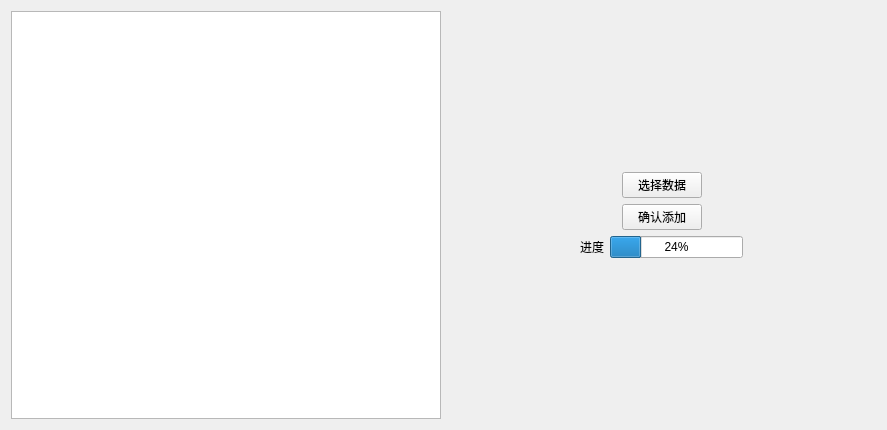
<?xml version="1.0" encoding="UTF-8"?>
<ui version="4.0">
 <class>AddWidget</class>
 <widget class="QWidget" name="AddWidget">
  <property name="geometry">
   <rect>
    <x>0</x>
    <y>0</y>
    <width>887</width>
    <height>430</height>
   </rect>
  </property>
  <property name="windowTitle">
   <string>Form</string>
  </property>
  <layout class="QHBoxLayout" name="horizontalLayout_4">
   <item>
    <widget class="QTableView" name="tableView"/>
   </item>
   <item>
    <layout class="QVBoxLayout" name="verticalLayout">
     <item>
      <spacer name="verticalSpacer">
       <property name="orientation">
        <enum>Qt::Vertical</enum>
       </property>
       <property name="sizeHint" stdset="0">
        <size>
         <width>20</width>
         <height>40</height>
        </size>
       </property>
      </spacer>
     </item>
     <item>
      <layout class="QHBoxLayout" name="horizontalLayout">
       <item>
        <spacer name="horizontalSpacer">
         <property name="orientation">
          <enum>Qt::Horizontal</enum>
         </property>
         <property name="sizeHint" stdset="0">
          <size>
           <width>40</width>
           <height>20</height>
          </size>
         </property>
        </spacer>
       </item>
       <item>
        <widget class="QPushButton" name="pushButton">
         <property name="text">
          <string>选择数据</string>
         </property>
        </widget>
       </item>
       <item>
        <spacer name="horizontalSpacer_2">
         <property name="orientation">
          <enum>Qt::Horizontal</enum>
         </property>
         <property name="sizeHint" stdset="0">
          <size>
           <width>40</width>
           <height>20</height>
          </size>
         </property>
        </spacer>
       </item>
      </layout>
     </item>
     <item>
      <layout class="QHBoxLayout" name="horizontalLayout_3">
       <item>
        <spacer name="horizontalSpacer_5">
         <property name="orientation">
          <enum>Qt::Horizontal</enum>
         </property>
         <property name="sizeHint" stdset="0">
          <size>
           <width>40</width>
           <height>20</height>
          </size>
         </property>
        </spacer>
       </item>
       <item>
        <widget class="QPushButton" name="pushButton_2">
         <property name="text">
          <string>确认添加</string>
         </property>
        </widget>
       </item>
       <item>
        <spacer name="horizontalSpacer_6">
         <property name="orientation">
          <enum>Qt::Horizontal</enum>
         </property>
         <property name="sizeHint" stdset="0">
          <size>
           <width>40</width>
           <height>20</height>
          </size>
         </property>
        </spacer>
       </item>
      </layout>
     </item>
     <item>
      <layout class="QHBoxLayout" name="horizontalLayout_2">
       <item>
        <spacer name="horizontalSpacer_3">
         <property name="orientation">
          <enum>Qt::Horizontal</enum>
         </property>
         <property name="sizeHint" stdset="0">
          <size>
           <width>40</width>
           <height>20</height>
          </size>
         </property>
        </spacer>
       </item>
       <item>
        <widget class="QLabel" name="label">
         <property name="text">
          <string>进度</string>
         </property>
        </widget>
       </item>
       <item>
        <widget class="QProgressBar" name="progressBar">
         <property name="value">
          <number>24</number>
         </property>
        </widget>
       </item>
       <item>
        <spacer name="horizontalSpacer_4">
         <property name="orientation">
          <enum>Qt::Horizontal</enum>
         </property>
         <property name="sizeHint" stdset="0">
          <size>
           <width>40</width>
           <height>20</height>
          </size>
         </property>
        </spacer>
       </item>
      </layout>
     </item>
     <item>
      <spacer name="verticalSpacer_2">
       <property name="orientation">
        <enum>Qt::Vertical</enum>
       </property>
       <property name="sizeHint" stdset="0">
        <size>
         <width>20</width>
         <height>40</height>
        </size>
       </property>
      </spacer>
     </item>
    </layout>
   </item>
  </layout>
 </widget>
 <resources/>
 <connections>
  <connection>
   <sender>pushButton</sender>
   <signal>clicked()</signal>
   <receiver>AddWidget</receiver>
   <slot>on_SelectButton_clicked()</slot>
   <hints>
    <hint type="sourcelabel">
     <x>625</x>
     <y>195</y>
    </hint>
    <hint type="destinationlabel">
     <x>242</x>
     <y>216</y>
    </hint>
   </hints>
  </connection>
  <connection>
   <sender>pushButton_2</sender>
   <signal>clicked()</signal>
   <receiver>AddWidget</receiver>
   <slot>on_AddButton_clicked()</slot>
   <hints>
    <hint type="sourcelabel">
     <x>625</x>
     <y>221</y>
    </hint>
    <hint type="destinationlabel">
     <x>516</x>
     <y>232</y>
    </hint>
   </hints>
  </connection>
 </connections>
 <slots>
  <slot>on_SelectButton_clicked()</slot>
  <slot>on_AddButton_clicked()</slot>
 </slots>
</ui>
